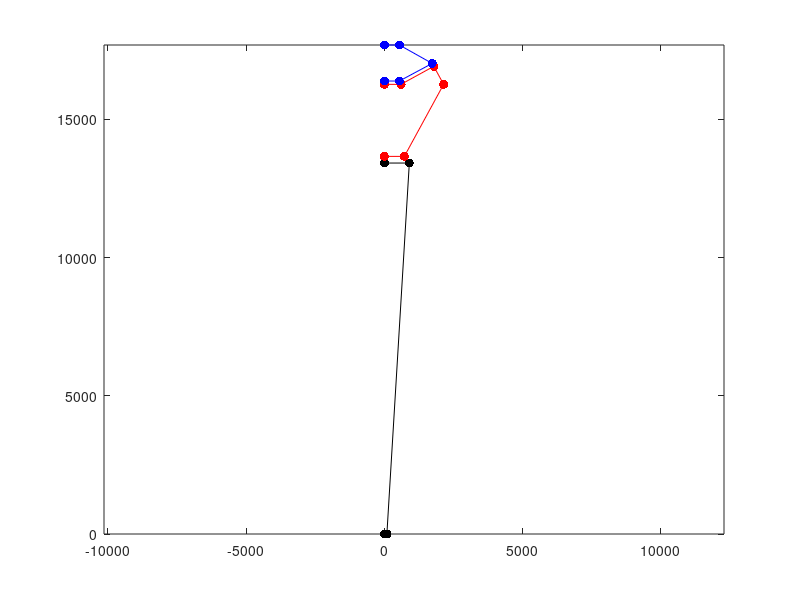

Write the MATLAB code that produced this figure.
% Rhabdom params
rhab_z1 = [71164;10142;41887];
rhab_z2 = [70360;21978;35614];

rhab_z = norm(rhab_z1-rhab_z2)

rhab_r1 = [70392;10277;41834];
rhab_r2 = [72065;10804;42260];

rhab_r = norm(rhab_r1-rhab_r2)/2

con_r11 = [69613;7103;43529];
con_r12 = [73822;7671;44099];

con_rmax = norm(con_r11-con_r12)/2

con_r21 = [71277;9499;42079];
con_r22 = [72176;10047;42336];
con_rmin = rhab_r*0.8

con_z = norm(con_r21-con_r11)

con_rhab_sep = con_rmin/3;

con_r31 = [71924;6680;42344];
con_r32 = [72896;7164;42852];

con_rin = norm(con_r31-con_r32)/2;

rhab_pts = [0,0;rhab_r/10,0; rhab_r,rhab_z; 0,rhab_z];
con_z1 = rhab_z + con_rhab_sep;
con_z2 = con_z1 + 4*con_z/5;
con_z3 = con_z1 + con_z;
con_rtmp = 0.75*con_rmax + 0.25*con_rmin;
con_pts = [0,con_z1;con_rmin,con_z1;con_rmax,con_z2;
      con_rtmp,con_z3;
      con_rin, con_z2;
      0,con_z2];

con_lens_sep = con_rmin/6;

lens_z1 = con_z2 + con_lens_sep;
lens_z3 = con_z2 + con_lens_sep + 2/5*con_z;

slope = (con_z3 - con_z2)/(con_rtmp - con_rmax);

lens_z2 = con_z3 - slope/sqrt(slope^2+1)*con_lens_sep;
lens_r2 = con_rtmp - 1.0/sqrt(slope^2+1)*con_lens_sep;
lens_r1 = con_rin -1.0/sqrt(slope^2+1)*con_lens_sep;
lens_pts = [0, lens_z1; lens_r1, lens_z1; lens_r2,lens_z2; lens_r1, lens_z3; 0, lens_z3];

figure(1)
clf()
plot(rhab_pts(:,1),rhab_pts(:,2),'k.-','MarkerSize',20), hold on;
plot(con_pts(:,1),con_pts(:,2),'r.-','MarkerSize',20), hold on;
plot(lens_pts(:,1),lens_pts(:,2),'b.-','MarkerSize',20)
axis equal

x = [con_rtmp;con_rmax;lens_r2];
y = [con_z3;con_z2;lens_z2];
